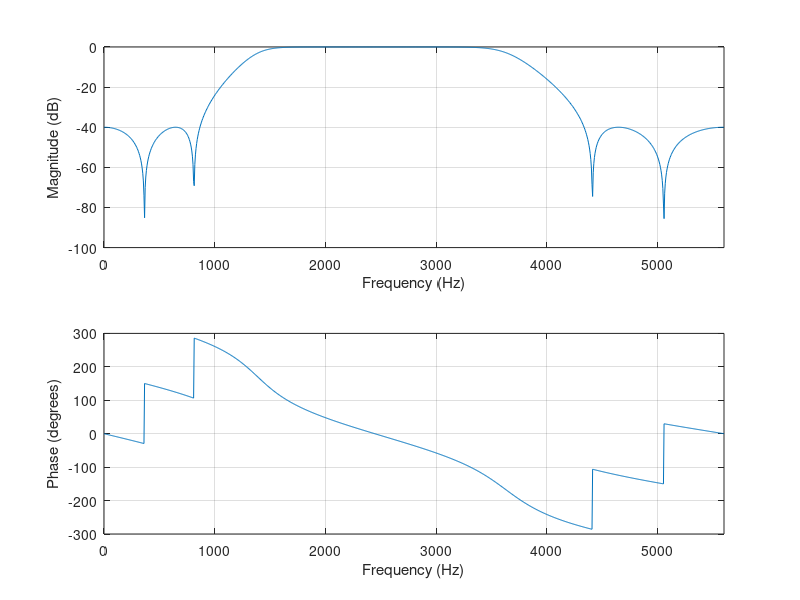
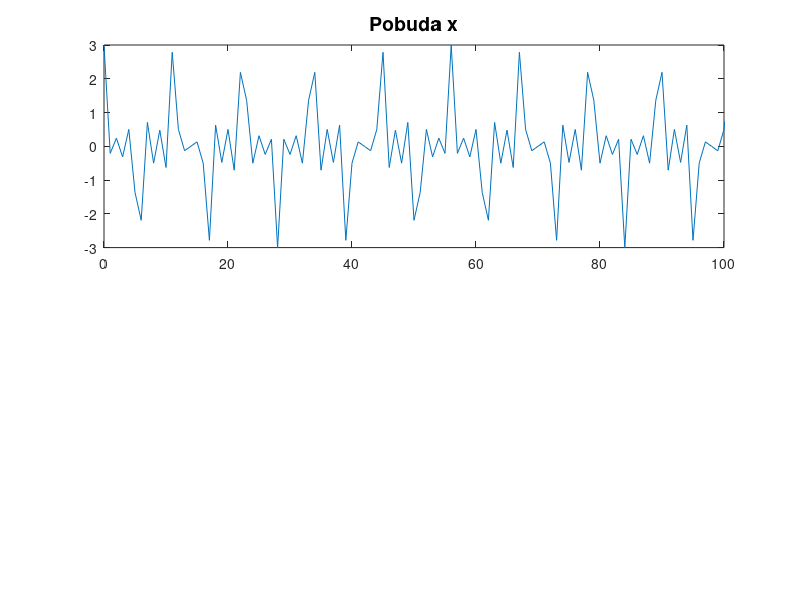

These charts were generated, in order, by the following MATLAB code: (Note: this script raises an error after producing the figures.)
%Ucestanost odabiranja u sistemu
fsr = 11200;
%Specifikacija PO filtra
fp = [1500 3500];
fs = [500 4500];
ap = 1;
as = 40;
%Odredjivanje minimalnog reda IIR filtra, Cebisevljeva aproksimacija druge vrste 
[n2, Wn2] = cheb2ord (fp/(fsr/2), fs/(fsr/2), ap, as);
%Projektovanje NF IIR filtra, Cebisevljeva aproksimacija druge vrste
[b2, a2] = cheby2 (n2, as, Wn2);
%Crtanje amplitudskih i faznih karakteristika IIR filtara
freqz(b2,a2,1024,fsr);

n = 0:1023;
x = cos(2*pi*1000/fsr*n) + cos(2*pi*3000/fsr*n)+ cos(2*pi*5000/fsr*n);

figure
subplot(2, 1, 1), plot(n, x), title ('Pobuda x', 'FontSize', 14);
xlim([0 100]);

y = filter(b,a,x);

subplot(2, 1, 2), plot(1:numel(y), y), title ('Odziv na PO ', 'FontSize', 14), xlim([0 100]);
